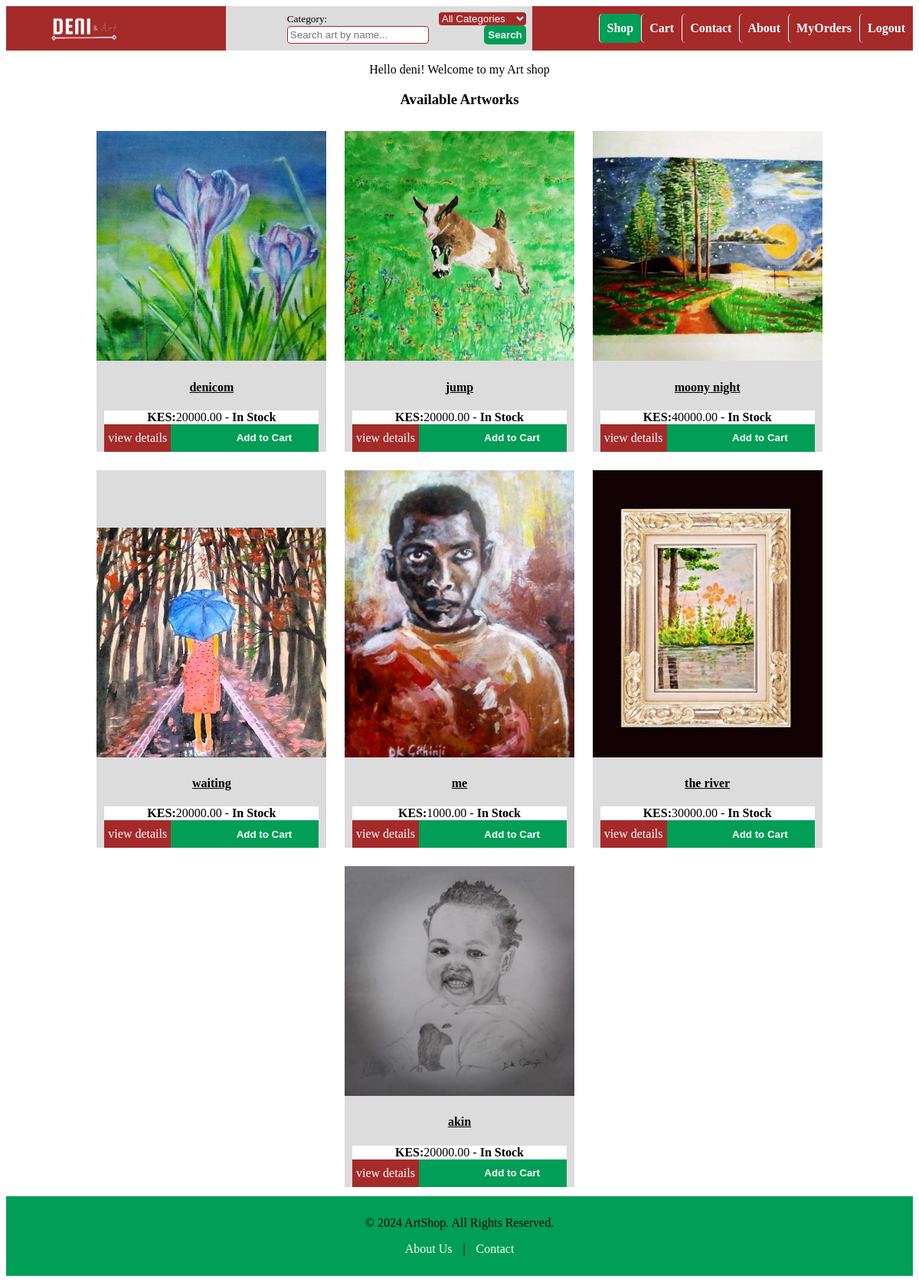
The page /art/ (signed in) on the database its author committed.
### art/models.py (models this page shows, shortened)
class Art(models.Model):
    IN_STOCK = 'in_stock'
    SOLD = 'sold'
    STATUS_CHOICES = [
        (IN_STOCK, 'In Stock'),
        (SOLD, 'Sold'),
    ]
    title = models.CharField(max_length=255)
    artist = models.CharField(max_length=255)
    description = models.TextField()
    price = models.DecimalField(max_digits=10, decimal_places=2)
    image = models.ImageField(upload_to='art_images/')
    created_at = models.DateTimeField(auto_now_add=True)
    status = models.CharField(max_length=10, choices=STATUS_CHOICES, default=IN_STOCK)
    category = models.ForeignKey(Category, on_delete=models.SET_NULL, null=True, blank=True, related_name='art_pieces')

### art/views.py (the view)
# urls.py: path('', views.art_list, name='art_list'),
def art_list(request):
    query = request.GET.get('q')
    price_min = request.GET.get('price_min')
    price_max = request.GET.get('price_max')
    category_id = request.GET.get('category')  # Get selected category ID
    art_list = Art.objects.all()
    if query:
        art_list = art_list.filter(
            Q(title__icontains=query) | Q(description__icontains=query)
        )
    if category_id:
        art_list = art_list.filter(category_id=category_id)
    categories = Category.objects.all()
    return render(request, 'art/art_list.html', {
        'art_list': art_list,
        'categories': categories,
    })

### art/templates/art/art_list.html (shortened to what this page needs)
{% extends 'art/base.html' %}
{% block content %}
    <div>
        {% if user.is_authenticated %}
        <p>Hello {{ user.username }}! Welcome to my Art shop</p>
        {% else %}
        <p> Welcome to my little Art Shop</p>
        {% endif %}
    </div>
    <h3>Available Artworks</h3>
    <div class="art_listbox">
        {% for art in art_list %}
        <div class="art_card">
            <div class="artimg">
                <img src="{{ art.image.url }}" alt="{{ art.title }}" class="art_image">
            </div>
            <div class="heading">
                <h4>{{art.title}}</h4>
            </div>
            <div>
                <div class="priceline">
                   <label><strong>KES:</strong>{{art.price}}</label> - <strong>{{ art.get_status_display }}</strong>
                </div>
                <div class="sellbox">
                    <div class="detailbutton">
                        <a href="{% url 'art:art_detail' art.id %}">view details</a>
                    </div>
                    <form action="{% url 'art:add_to_cart' art.id %}" method="post">
                        <button type="submit" class="buttonbox">Add to Cart</button>
                    </form>
                </div>
            </div>
        </div>
        {% endfor %}
    </div>
{% endblock %}

### static/art/css/base.css (style rules this page uses)
body { background-color: white; padding: none; text-align: center; }
form { text-align: left; font-size: smaller; padding: 2%; background-color: gainsboro; padding-left: 20%; }
button { background-color: #009E56; border: none; color: white; border-radius: 5px; padding: 5px; font-weight: bold; }
label { color: black; }
p { color: black; }

### static/art/css/art_listing.css (style rules this page uses)
.art_listbox { display: flex; flex-wrap: wrap; justify-content: center; }
.art_card { max-width: 500px; background-color: gainsboro; display: flex; justify-content: end; flex-direction: column; margin: 1%; }
.artimg { border-radius: 1px; }
.heading { font-weight: bolder; width: 100%; text-decoration: underline; }
.sellbox { display: flex; justify-content: space-between; margin-left: 10px; margin-right: 10px; }
.sellbox a { text-decoration: none; color: white; }
.detailbutton { background-color: brown; padding: none; display: flex; align-items: center; padding: 5px; }
.sellbox form { border: none; flex-grow: 5; background-color: #009E56; display: flex; align-items: center; justify-content: center; }
.art_image { width: 300px; }
.priceline { background-color: white; margin-left: 10px; margin-right: 10px; }

### rows shown on the page
Art: image (picture), title "denicom", price "20000.00", status "In Stock"
Art: image (picture), title "jump", price "20000.00", status "In Stock"
Art: image (picture), title "moony night", price "40000.00", status "In Stock"
Art: image (picture), title "waiting", price "20000.00", status "In Stock"
Art: image (picture), title "me", price "1000.00", status "In Stock"
Art: image (picture), title "the river", price "30000.00", status "In Stock"
Art: image (picture), title "akin", price "20000.00", status "In Stock"

### other values the page prints
{{ user.username }} "deni"
